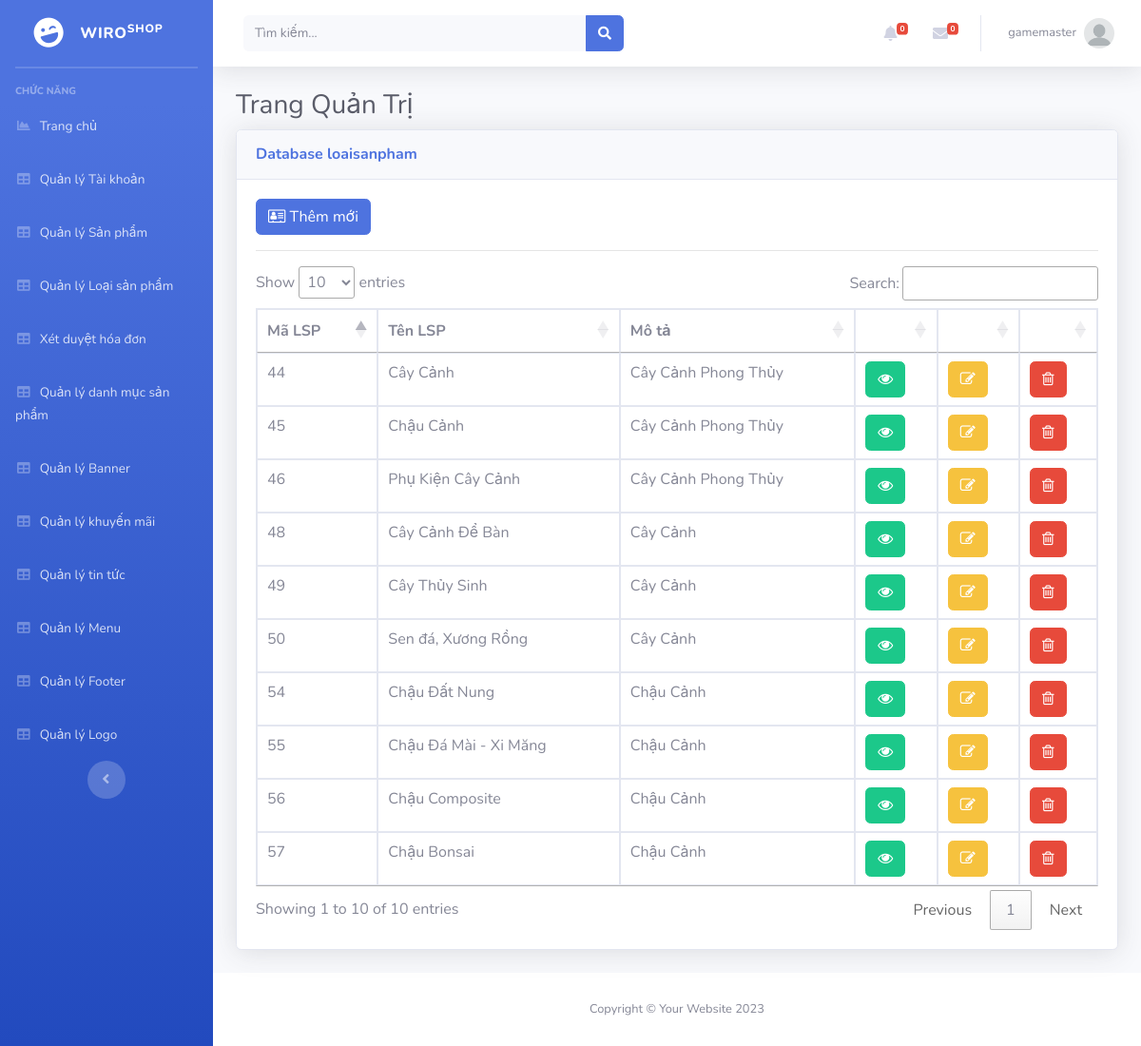
The page /Admin/index.php?mod=loaisanpham (signed in) on the database its author committed.
### tables this page shows
CREATE TABLE `loaisanpham` (
  `MaLSP` int(11) NOT NULL,
  `TenLSP` varchar(70) NOT NULL,
  `HinhAnh` varchar(200) NOT NULL,
  `Mota` varchar(200) NOT NULL,
  `MaDM` int(11) NOT NULL
);

### Admin/MVC/controllers/LoaisanphamController.php (called while the page is built, shortened)
<?php
class LoaisanphamController
{
	var $loaisanpham_model;
	function __construct()
	{
		$this->loaisanpham_model = new loaisanpham();
	}
	public function list()
	{
		$data = $this->loaisanpham_model->All();
		require_once("MVC/Views/Admin/index.php");
	}
}

### Admin/MVC/Models/connection.php (called while the page is built, shortened)
<?php
    class Connection{
        function __construct()
        {
            $severname ="localhost";
            $username ="root";
            $password ="";
            $db_name ="senda";
            $this->conn = new mysqli($severname,$username,$password,$db_name);
        }
    }
?>

### Admin/MVC/Models/model.php (called while the page is built, shortened)
<?php
require_once("connection.php");
class Model
{
    var $table;
    var $contens;
    function __construct()
    {
        $conn_obj = new Connection();
        $this->conn = $conn_obj->conn;
    }
    function All()
    {
        $query = "select * from $this->table ORDER BY $this->contens DESC ";
        require("result.php");
        return $data;
    }
}

### Admin/MVC/Models/result.php (called while the page is built)
<?php
$result = $this->conn->query($query);
$data = array();
while ($row = $result->fetch_assoc()) {
    $data[] = $row;
}
?>

### Admin/MVC/Views/loaisanpham/list.php (the view, shortened to what this page needs)
<?php if (isset($_SESSION['isLogin_Admin']) && $_SESSION['isLogin_Admin'] == true) { ?>
<a href="?mod=loaisanpham&act=add" type="button" class="btn btn-primary"><i class="fa fa-address-card-o" aria-hidden="true"></i>&nbsp;Thêm mới</a>
<?php } ?>
<hr>
<table class="table table-bordered" id="dataTable" width="100%" cellspacing="0">
  <thead>
    <tr>
      <th scope="col">Mã LSP</th>
      <th scope="col">Tên LSP</th>
      <th scope="col">Mô tả</th>
      <th></th>
      <th></th>
      <th></th>
    </tr>
  </thead>
  <tbody>
    <?php foreach ($data as $row) { ?>
      <tr>
        <td><?= $row['MaLSP'] ?></td>
        <td><?= $row['TenLSP'] ?></td>
        <td><?= $row['Mota'] ?></td>
        <td>
          <a href="?mod=loaisanpham&act=detail&id=<?= $row['MaLSP'] ?>" class="btn btn-success"><i class="fa fa-eye" aria-hidden="true"></i></a>
        </td>
        <td>
          <?php if (isset($_SESSION['isLogin_Admin']) && $_SESSION['isLogin_Admin'] == true) { ?>
          <a href="?mod=loaisanpham&act=edit&id=<?= $row['MaLSP'] ?>" class="btn btn-warning"><i class="fa fa-pencil-square-o" aria-hidden="true"></i></a>
          <?php }?>
        </td>
        <td>
            <?php if (isset($_SESSION['isLogin_Admin']) && $_SESSION['isLogin_Admin'] == true) { ?>
          <a href="?mod=loaisanpham&act=delete&id=<?= $row['MaLSP'] ?>" onclick="return confirm('Bạn có thật sự muốn xóa ?');" type="button" class="btn btn-danger"><i class="fa fa-trash-o" aria-hidden="true"></i></a>
          <?php }?>
        </td>
      </tr>
    <?php } ?>
</table>

### rows shown on the page
loaisanpham: MaLSP "57", TenLSP "Chậu Bonsai", Mota "Chậu Cảnh"
loaisanpham: MaLSP "56", TenLSP "Chậu Composite", Mota "Chậu Cảnh"
loaisanpham: MaLSP "55", TenLSP "Chậu Đá Mài - Xi Măng", Mota "Chậu Cảnh"
loaisanpham: MaLSP "54", TenLSP "Chậu Đất Nung", Mota "Chậu Cảnh"
loaisanpham: MaLSP "50", TenLSP "Sen đá, Xương Rồng", Mota "Cây Cảnh"
loaisanpham: MaLSP "49", TenLSP "Cây Thủy Sinh", Mota "Cây Cảnh"
loaisanpham: MaLSP "48", TenLSP "Cây Cảnh Để Bàn", Mota "Cây Cảnh"
loaisanpham: MaLSP "46", TenLSP "Phụ Kiện Cây Cảnh", Mota "Cây Cảnh Phong Thủy"
loaisanpham: MaLSP "45", TenLSP "Chậu Cảnh", Mota "Cây Cảnh Phong Thủy"
loaisanpham: MaLSP "44", TenLSP "Cây Cảnh", Mota "Cây Cảnh Phong Thủy"

### other values the page prints
$_SESSION['login']['TaiKhoan'] "gamemaster"
$mod "loaisanpham"
